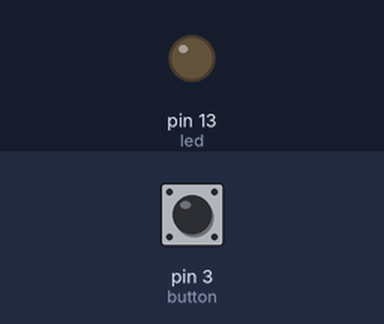
A sketch run on a simulated Arduino Uno, built with avr-gcc and run on an emulated ATmega328P. Parts: output pins drawn as LEDs (lit = HIGH). Dashed ring = blinking. Inputs (shaded band) come from the test bench; at power-on: pin 3 (button) LOW.

Above: at 1.2 s.
1.3 s: pin 3 (button) pulled HIGH for 0.15 s
At 2.6 s:
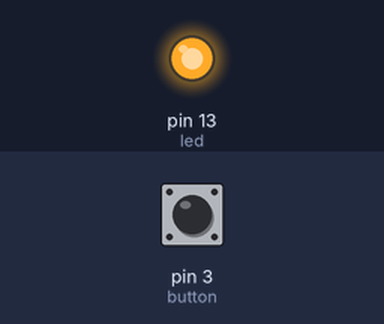
2.9 s: pin 3 (button) pulled HIGH for 3.2 s
At 3.06 s:
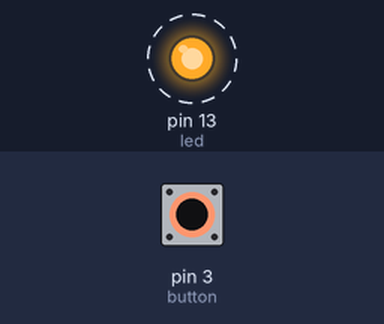
Timing chart, 0 to 7.6 s (numbered marks = the images above; inputs shaded):
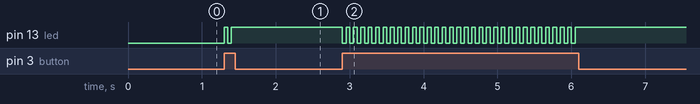

Measured:
- after the input at 1.3 s, pin 13 (led): LOW → HIGH at once, → LOW 0.05 s later, → HIGH 0.05 s later
- after the input at 2.9 s, pin 13 (led): alternates HIGH for 0.05 s and LOW for 0.05 s, 64 changes in all, then stays HIGH, starting at once

The sketch:

button_check.ino
```cpp
int button=3;
int state=0;
int led=13;
int i=0;
void setup()
{
  pinMode(button,INPUT);
  pinMode(led,OUTPUT);
  Serial.begin(9600);
}
void loop()
{
  state=digitalRead(button);
  while(state){
   i++;
   break;
   }
  // Serial.println(i);
   if((i%2)){
    digitalWrite(led, HIGH);
    delay(50);
   }
     if(!(i%2)){
       digitalWrite(led, LOW);
       delay(50);
     }
}
```
